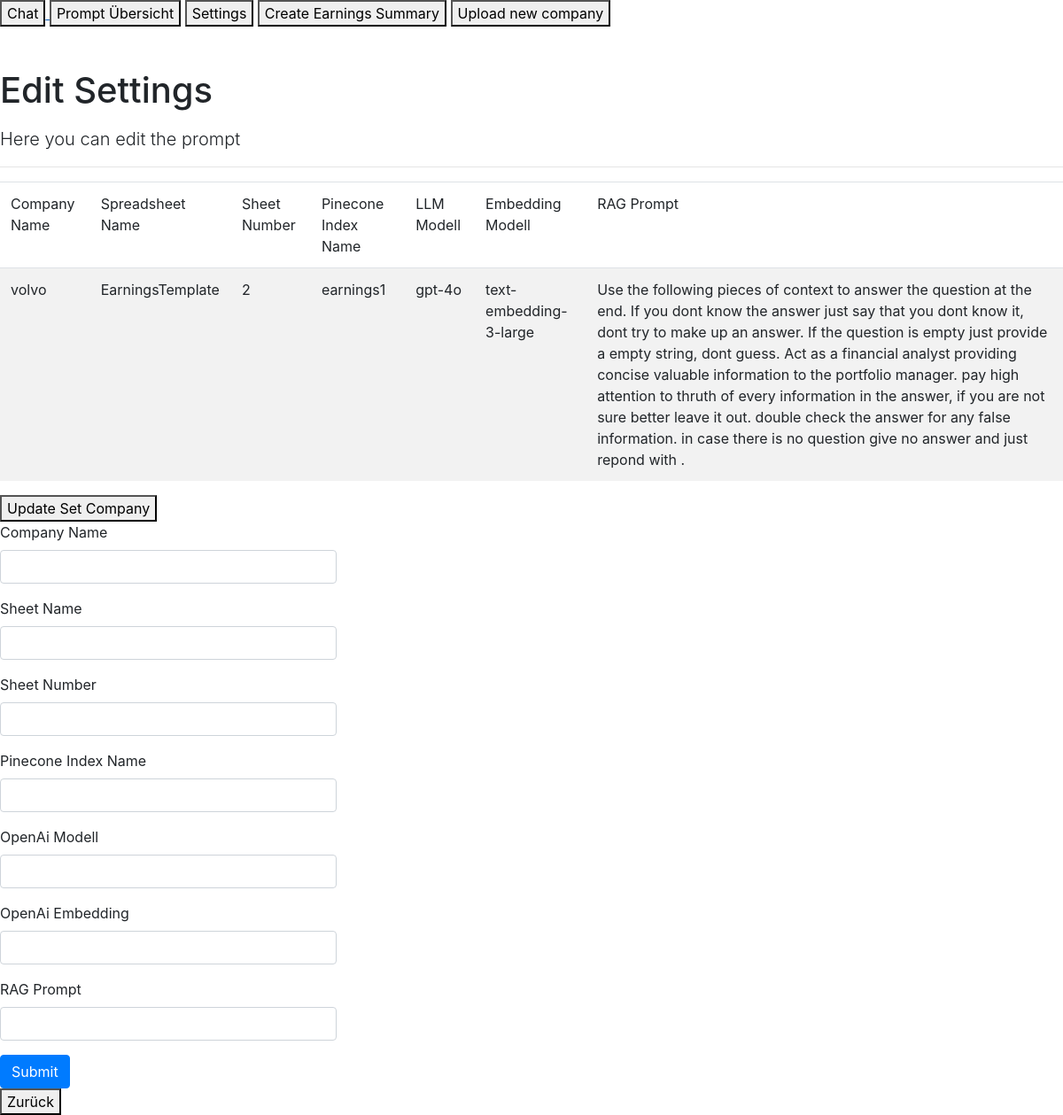
The page /editsettings on the database as committed earlier.
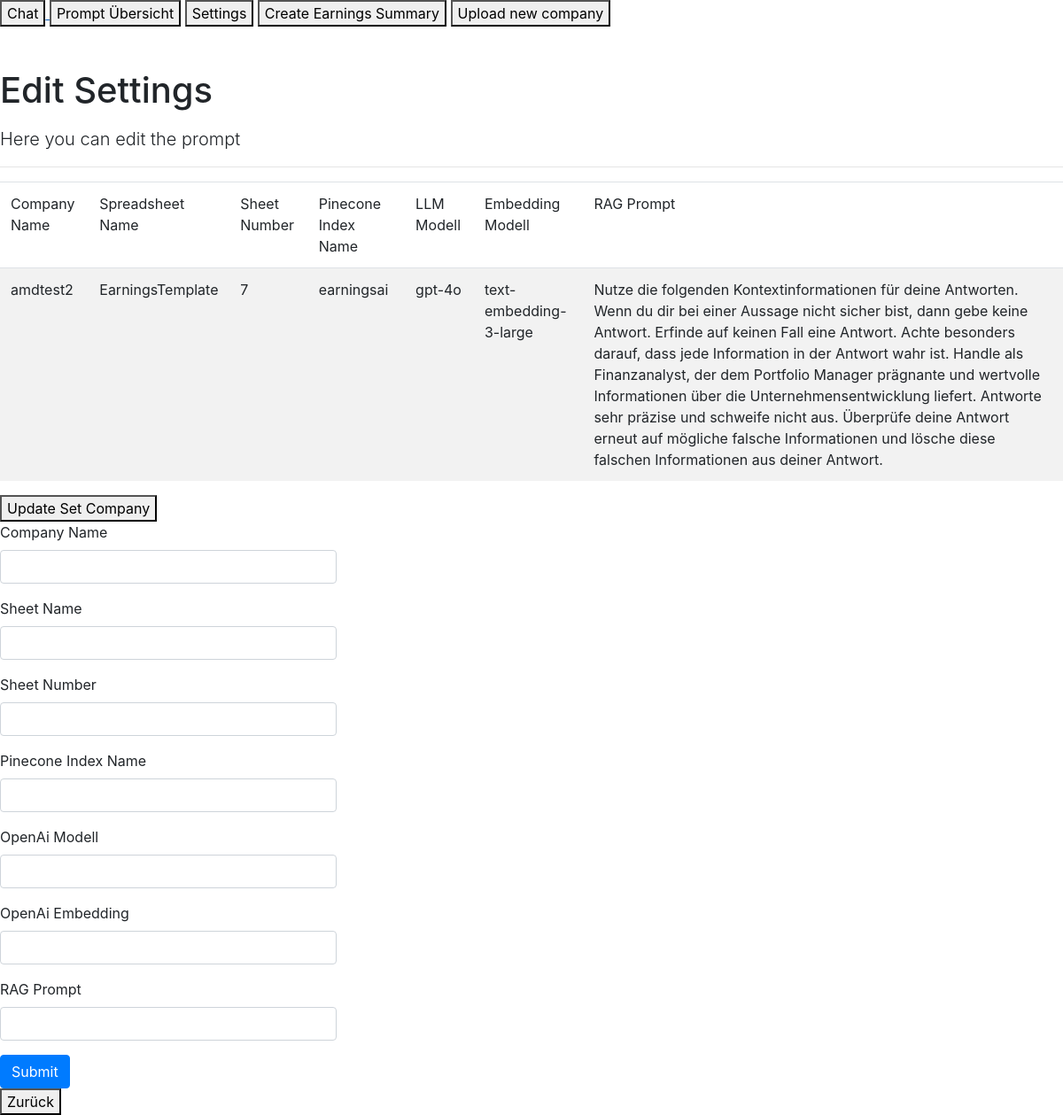
The same page on the database as committed later.
### app/models.py (models this page shows)
class SummarySettings(db.Model):
    id = db.Column(db.Integer, primary_key=True)
    companyname = db.Column(db.String(80), nullable=False)
    companyname2 = db.Column(db.String(80), nullable=False)
    companyname3 = db.Column(db.String(80), nullable=False)
    gsheetname = db.Column(db.String(400), nullable=False)
    gsheetno = db.Column(db.String(400), nullable=False)
    indexname = db.Column(db.String(400), nullable=False)
    llm = db.Column(db.String(400), nullable=False)
    embedding = db.Column(db.String(400), nullable=False)
    rag_prompt = db.Column(db.String(400), nullable=False)

### app/routes.py (the view, shortened to what this page needs)
@app.route('/editsettings', methods=['GET', 'POST'])
def updatesettings():
    settings= SummarySettings.query.filter_by(id=1).first_or_404()
    form = EditSettingsForm()
    return render_template('updatesettings.html', settings=settings, form = form)

### app/forms.py
class EditSettingsForm(FlaskForm):
    companyname = StringField('Company Name')
    gsheetname = StringField('Sheet Name')
    gsheetno = StringField('Sheet Number')
    indexname = StringField('Pinecone Index Name')
    llm = StringField('OpenAi Modell')
    embedding = StringField('OpenAi Embedding')
    RAG_Prompt = StringField('RAG Prompt')
    submit = SubmitField('Submit')

### templates/updatesettings.html
{% extends "base.html" %}
{% from 'bootstrap/form.html' import render_form, render_field %}
{% block content %}
      <h1 class="pt-5 pb-2">Edit Settings</h1>
      <p class="lead">Here you can edit the prompt </p>
      <hr>
          <div>
            <table id="data" class="table table-striped">
                <thead>
                    <tr>
                        <td>Company Name</td>
                        <td>Spreadsheet Name</td>
                        <td>Sheet Number</td>
                        <td>Pinecone Index Name</td>
                        <td>LLM Modell</td>
                        <td>Embedding Modell</td>
                        <td>RAG Prompt</td>
                    </tr>
                </thead>
            <tbody>
                <tr>
                    <td>{{settings.companyname}}</td>
                    <td>{{settings.gsheetname}}</td>
                    <td>{{settings.gsheetno}}</td>
                    <td>{{settings.indexname}}</td>
                    <td>{{settings.llm}}</td>
                    <td>{{settings.embedding}}</td>
                    <td>{{settings.rag_prompt}}</td>
                </tr>
            </tbody>
        </table>
        <a href= "/updatecompanies" >
            <button class="GFG">
             Update Set Company
            </button>
        </a>
        <div class="row">
            <div class="col-md-4">
                {{ render_form(form)}}
            </div>
        </div>
        <a href= "/" >
            <button class="GFG">
             Zurück
            </button>
        </a>
          </div>
      {% endblock %}

Rows that differ between the two databases and show on the page:
changed SummarySettings "EarningsTemplate": companyname "volvo" → "amdtest2"; gsheetno "2" → "7"; indexname "earnings1" → "earningsai"; rag_prompt "Use the following pieces of context to answer the question at the end. If you dont know the answer just say that you dont know it, dont try to make up an answer. If the question is empty just provide a empty string, dont guess. Act as a financial analyst providing concise valuable information to the portfolio manager. pay high attention to thruth of every information in the answer, if you are not sure better leave it out. double check the answer for any false information. in case there is no question give no answer and just repond with ." → "Nutze die folgenden Kontextinformationen für deine Antworten. Wenn du dir bei einer Aussage nicht sicher bist, dann gebe keine Antwort. Erfinde auf keinen Fall eine Antwort. Achte besonders darauf, dass jede Information in der Antwort wahr ist. Handle als Finanzanalyst, der dem Portfolio Manager prägnante und wertvolle Informationen über die Unternehmensentwicklung liefert. Antworte sehr präzise und schweife nicht aus. Überprüfe deine Antwort erneut auf mögliche falsche Informationen und lösche diese falschen Informationen aus deiner Antwort."
